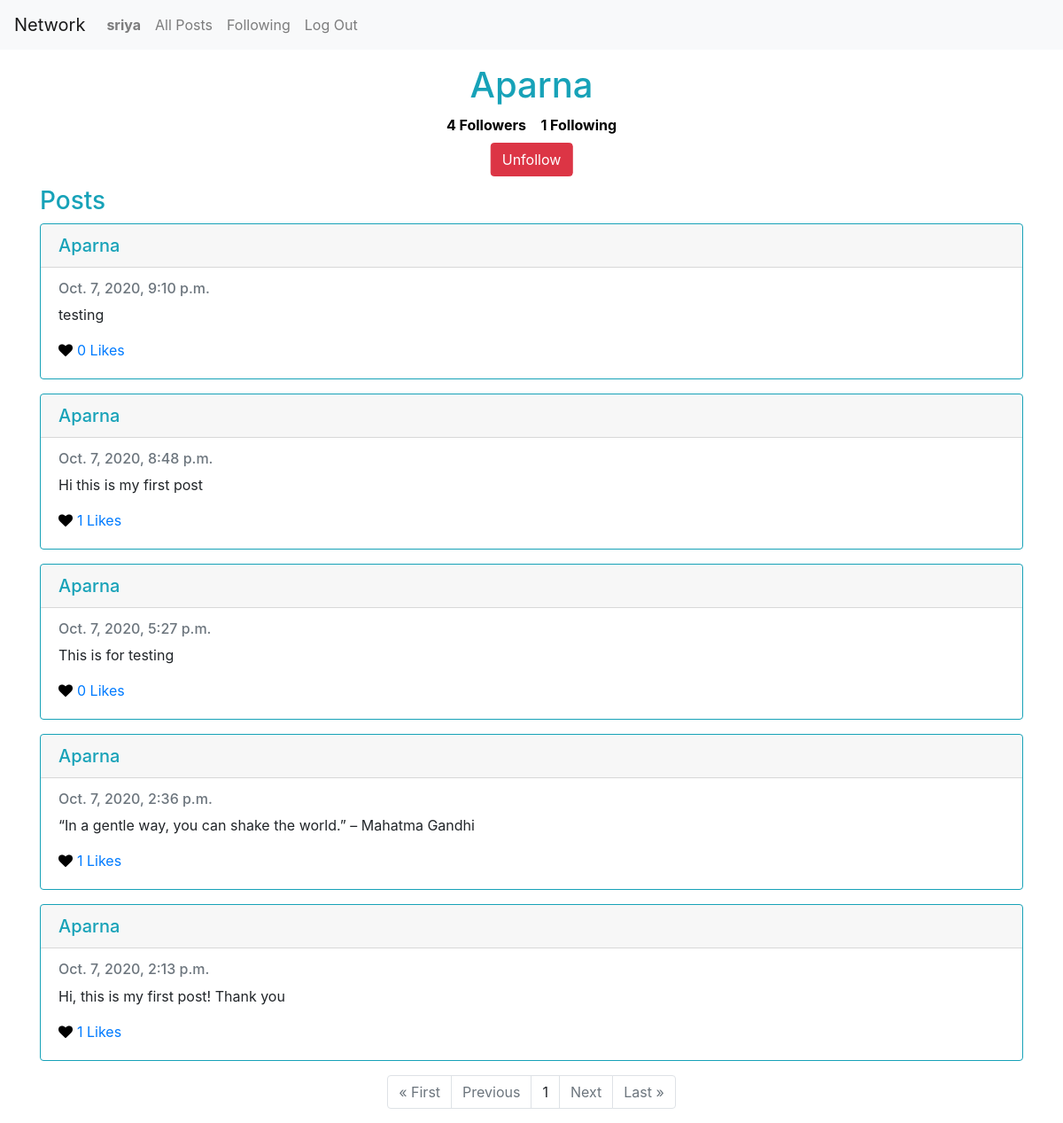
/profile/Aparna (signed in), run on the app's committed database.
### network/models.py (models this page shows, shortened)
class User(AbstractUser):
    pass

class Post(models.Model):
    content = models.TextField()
    user = models.ForeignKey('User', on_delete=models.CASCADE, related_name='author')
    date = models.DateTimeField(auto_now=True, blank=True)
    liked = models.ManyToManyField('User', default=None, blank=True, related_name='post_likes')

### network/views.py (the view, shortened to what this page needs)
# urls.py: path("profile/<str:username>", views.profile, name ="profile"),
def profile(request,username):
    if request.method == "GET":
        currentuser = request.user
        profileuser = get_object_or_404(User, username=username)
        posts = Post.objects.filter(user=profileuser).order_by('-date')
        follower = Profile.objects.filter(target=profileuser)
        following = Profile.objects.filter(follower=profileuser)
        if request.user.is_anonymous:
            return redirect('login')
        else:
            following_each_other = Profile.objects.filter(follower=currentuser, target=profileuser)
            totalfollower = len(follower)
            totalfollowing = len(following)
            paginator = Paginator(posts, 10)
            page_number = request.GET.get('page')
            page_obj = paginator.get_page(page_number)
            context = {
                'posts' : posts.count(),
                'profileuser' : profileuser,
                'page_obj' : page_obj,
                'follower': follower,
                'following': following,
                'totalfollower' : totalfollower,
                'totalfollowing' : totalfollowing,
                'followingEachOther': following_each_other
            }
            return render(request, "network/profile.html", context)

### network/templates/network/profile.html (shortened to what this page needs)
{% extends "network/layout.html" %}
{% block body %}
    <div class="profile">
        <h1 class="details-name heading">{{ profileuser.username }}</h1>
            <button type="button" class="btn-total-follow follows" data-toggle="modal" data-target="#followers"><strong>{{totalfollower}} Followers </strong></button>
            <button type="button" class="btn-total-follow follows" data-toggle="modal" data-target="#following"><strong>{{totalfollowing}} Following </strong></button>
        {% if user.username != profileuser.username %}
            {% if not followingEachOther %}
                <form class="text-right" method="POST" action="{% url 'profile' profileuser.username %}">
                    {% csrf_token %}
                    <button class="btn-follow btn btn-info" type="submit" value="Follow">Follow</button>
                </form>
            {% else %}
                <form class="text-right" method="POST" action="{% url 'profile' profileuser.username %}">
                    <button class="btn-follow btn btn-danger" type="submit" value="Unfollow">Unfollow</button>
                </form>
            {% endif %}
        {% endif %}
    </div>
<div class="container">
<h3 class="heading">Posts</h3>
{% for post in page_obj %}
    <div class="card border-info mb-3">
        <h5 class="card-header text-info">{{ post.user}}</h5>
        <div class="card-body ">
            <h6 class="card-subtitle mb-2 text-muted">{{post.date}}</h6>
            <p class="card-text">{{ post.content }}</p>
            {% if user.is_authenticated %}
                {% if request.user == post.user %}
                    <button type="button" class="edit btn btn-link" data-toggle="modal" data-target="#edit">Edit</button>
                    <p class="total-likes">{{post.liked.all.count}} Likes</p>
                    {% elif request.user in post.liked.all %}
                    <a class="likebutton" href="#" data-catid="{{ post.id }}" id="{{post.id}}" data-total="{{post.liked.all.count}}"  data-value="Unlike" value="submit"><i class="fa fa-heart" id="heart{{post.id}}" style="color:red;"></i><span id="liked{{post.id}}">{{post.liked.all.count}}</span> Likes</a>
                {% else %}
                    <a class="likebutton" href="#" data-catid="{{ post.id }}" id="{{post.id}}" data-total="{{post.liked.all.count}}"  data-value="Like" value="submit"><i class="fa fa-heart" id="heart{{post.id}}" style="color:black;"></i><span id="liked{{post.id}}">{{post.liked.all.count}}</span> Likes</a>
                {% endif %}
            {% else %}
                <p class="total-likes">{{post.liked.all.count}} Likes</p>
            {% endif %}
        </div>
    </div>
{% endfor %}
<ul class="pagination justify-content-center">
    {% if page_obj.has_previous %}
        <li class="page-item"><a href="?page=1" class="page-link">&laquo; First</a></li>
        <li class="page-item"><a href="?page={{ page_obj.previous_page_number }}" class="page-link">Previous</a></li>
    {% else %}
    <li class="page-item disabled"><a class="page-link">&laquo; First</a></li>
    <li class="page-item disabled"><a class="page-link">Previous</a></li>
    {% endif %}
    {% if page_obj.number %}
    <li class="page-item"><a class="page-link">{{ page_obj.number }}</a></li>
    {% else %}
    <li class="page-item"><a class="page-link">0</a></li>
    {% endif %}
    {% if page_obj.has_next %}
    <li class="page-item"><a href="?page={{ page_obj.next_page_number }}" class="page-link">Next</a></li>
    <li class="page-item"><a href="?page={{ page_obj.paginator.num_pages }}" class="page-link">Last &raquo;</a></li>
    {% else %}
    <li class="page-item disabled"><a class="page-link">Next</a></li>
    <li class="page-item disabled"><a class="page-link">Last &raquo;</a></li>
    {% endif %}
</ul>
</div>
{% endblock %}

### network/templates/network/layout.html (shortened to what this page needs)
{% load static %}
<!DOCTYPE html>
<html lang="en">
    <head>
        <link rel="stylesheet" href="https://stackpath.bootstrapcdn.com/bootstrap/4.4.1/css/bootstrap.min.css">
        <link href="{% static 'network/styles.css' %}" rel="stylesheet">
        <link rel="stylesheet" href="https://cdnjs.cloudflare.com/ajax/libs/font-awesome/4.7.0/css/font-awesome.min.css">
    </head>
    <body>
        <nav class="navbar navbar-expand-lg navbar-light bg-light">
            <a class="navbar-brand" href="#">Network</a>
            <div>
              <ul class="navbar-nav mr-auto">
                {% if user.is_authenticated %}
                    <li class="nav-item">
                        <a class="nav-link" href="{% url 'profile' user.username %}"><strong>{{ user.username }}</strong></a>
                    </li>
                {% endif %}
                <li class="nav-item">
                  <a class="nav-link" href="{% url 'index' %}">All Posts</a>
                </li>
                {% if user.is_authenticated %}
                    <li class="nav-item">
                        <a class="nav-link" href="{% url 'following' user.username %}">Following</a>
                    </li>
                    <li class="nav-item">
                        <a class="nav-link" href="{% url 'logout' %}">Log Out</a>
                    </li>
                {% endif %}
              </ul>
            </div>
          </nav>
        <div class="body">
            {% block body %}
            {% endblock %}
        </div>
    </body>
</html>

### network/static/network/styles.css (style rules this page uses)
.container { margin-top: 30px; }
.follows { background-color: transparent; border: none; cursor: none; }
.profile { padding: 10px; background-color: white; margin: 6px; text-align: center; position: relative; }
.btn-follow { position: absolute; left: 50%; -ms-transform: translate(-50%, -50%); transform: translate(-50%, -50%); margin-top: 10px; }
.btn-link, .heading { color: #17a2b8; }
.fa-heart { margin-right: 5px; }

### data on the page
User: username "sriya"
User: username "Aparna"
Post: user "Aparna", date "Oct. 7, 2020, 9:10 p.m.", content "testing", liked.all.count "0"
Post: user "Aparna", date "Oct. 7, 2020, 8:48 p.m.", content "Hi this is my first post", liked.all.count "1"
Post: user "Aparna", date "Oct. 7, 2020, 5:27 p.m.", content "This is for testing", liked.all.count "0"
Post: user "Aparna", date "Oct. 7, 2020, 2:36 p.m.", content "“In a gentle way, you can shake the world.” – Mahatma Gandhi", liked.all.count "1"
Post: user "Aparna", date "Oct. 7, 2020, 2:13 p.m.", content "Hi, this is my first post! Thank you", liked.all.count "1"

### other printed values
{{ totalfollower }} "4"
{{ totalfollowing }} "1"
{{ page_obj.number }} "1"
